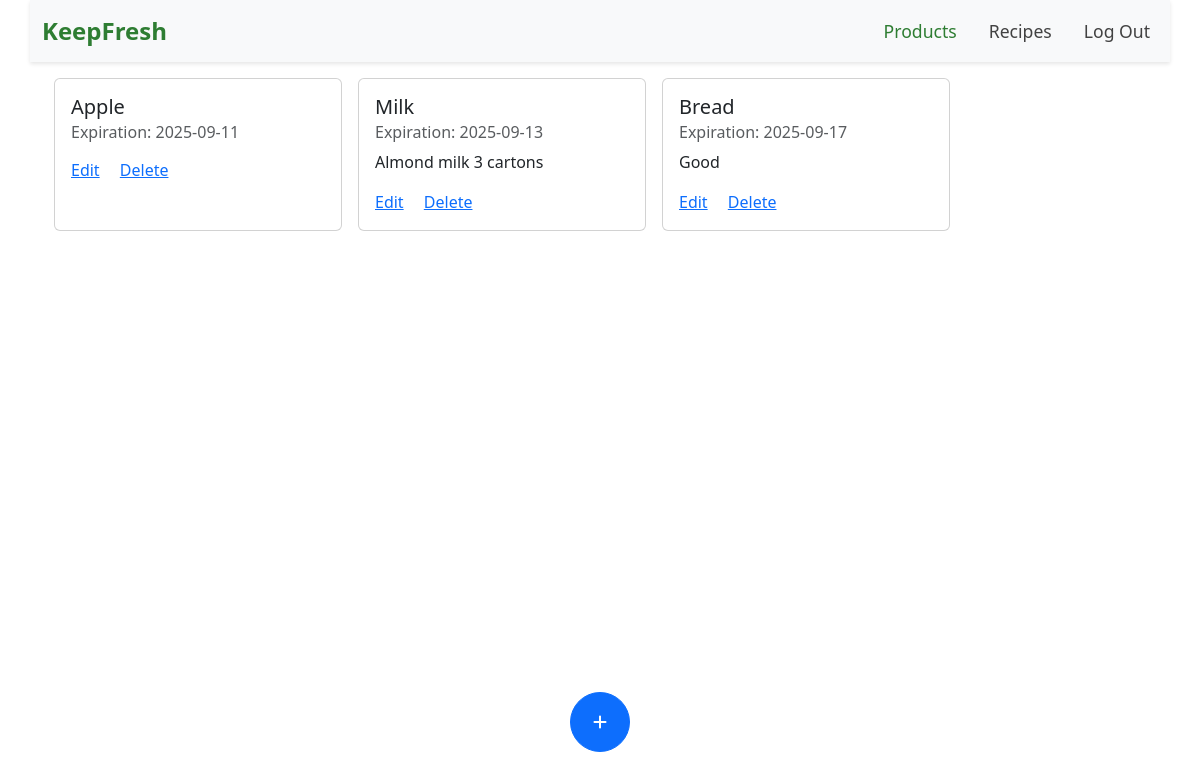
Before: / (signed in) with the older database file.
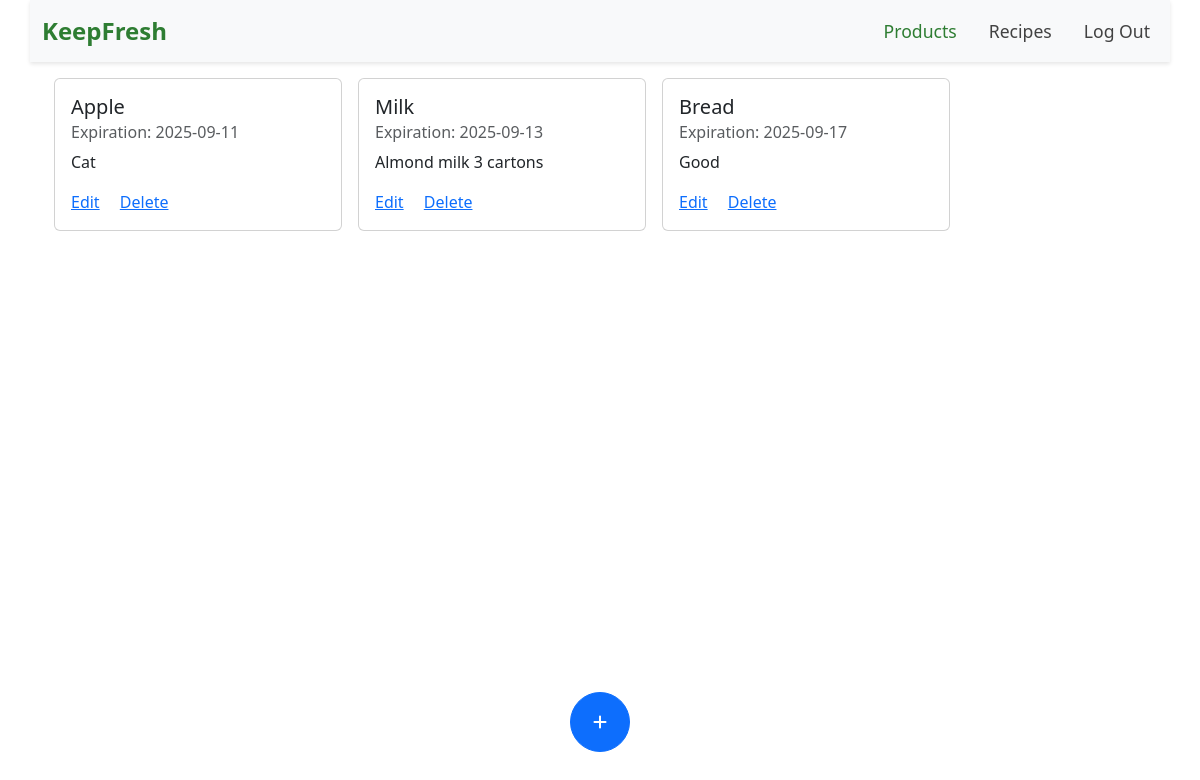
After: the same page with the newer database file.
### tables this page shows
CREATE TABLE items (
  id INTEGER PRIMARY KEY AUTOINCREMENT,
  name TEXT NOT NULL,
  expiration_date TEXT NOT NULL,
  user_id INTEGER NOT NULL, notes TEXT,
  FOREIGN KEY (user_id) REFERENCES users(id)
);

### app.py (the view)
@app.route('/', methods=['GET', 'POST'])
@login_required
def index():
    rows = query('SELECT id, name, expiration_date, notes FROM items WHERE user_id = ?', session['user_id'])
    return render_template("index.html", items=rows)

### helpers.py (called while the page is built)
def login_required(view):
    @functools.wraps(view)
    def wrapped_view(**kwargs):
        if session.get('user_id') is None:
            return redirect(url_for('login'))
        return view(**kwargs)
    return wrapped_view

def query(sql, *args):
    conn = sqlite3.connect('database.db')
    conn.row_factory = sqlite3.Row
    cur = conn.cursor()
    cur.execute(sql, args)
    rows = cur.fetchall()
    conn.close()
    return rows

### templates/index.html (shortened to what this page needs)
{% extends "layout.html" %}
{% block main %}
<section id="item-catalog" class="container d-flex flex-wrap gap-3 w-fit-content">
    {% for item in items %}
    <div class="card" style="width: 18rem;">
        <div class="card-body">
            <h5 class="card-title">{{ item.name }}</h5>
            <h6 class="card-subtitle mb-2 text-body-secondary">Expiration: {{ item.expiration_date }}</h6>
            <p class="card-text">{{ item.notes }}</p>
            <a href="#" class="card-link" data-bs-toggle="modal" data-bs-target="#editItemModal"
                data-item-id="{{ item.id }}" data-item-name="{{ item.name }}"
                data-item-date="{{ item.expiration_date }}" data-item-notes="{{ item.notes }}">Edit</a>
            <a href="{{ url_for('delete', item_id=item.id) }}" class="card-link">Delete</a>
        </div>
    </div>
    {% endfor %}
</section>
<section id="add-item">
    <button type="button"
        class="btn btn-primary position-fixed bottom-0 start-50 translate-middle-x mb-5 rounded-pill add-btn"
        data-bs-toggle="modal" data-bs-target="#addItemModal">
        <i class="fa-solid fa-plus"></i>
    </button>
</section>
{% endblock %}

### templates/layout.html (shortened to what this page needs)
<!DOCTYPE html>
<html lang="en">
<head>
    <link href="https://cdn.jsdelivr.net/npm/bootstrap@5.3.8/dist/css/bootstrap.min.css" rel="stylesheet"
>
    <link rel="stylesheet" href="/static/styles.css">
</head>
<body>
    <header>
        <nav class="container navbar navbar-expand-sm navbar-light bg-light mb-3">
            <div class="container-fluid">
                <a class="navbar-brand" href="/">KeepFresh</a>
                <div class="collapse navbar-collapse justify-content-end" id="navbarNav">
                    <ul class="navbar-nav">
                        {% if session['user_id'] %}
                        <li class="nav-item">
                            <a class="nav-link active" href="#">Products</a>
                        </li>
                        <li class="nav-item">
                            <a class="nav-link" href="#">Recipes</a>
                        </li>
                        <li class="nav-item">
                            <a class="nav-link" href="/logout">Log Out</a>
                        </li>
                        {% endif %}
                    </ul>
                </div>
            </div>
        </nav>
    </header>
    <main class="container">
        {% block main %}{% endblock %}
    </main>
</body>
</html>

### static/styles.css (style rules this page uses)
.navbar { background-color: #ffffff; box-shadow: 0 2px 4px rgba(0, 0, 0, 0.1); }
.navbar .navbar-brand { font-weight: 600; font-size: 1.5rem; color: #2e7d32; }
.navbar-nav .nav-link { font-size: 1.1rem; color: #424242; margin-left: 1rem; transition: color 0.2s ease; }
.navbar-nav .nav-link.active { color: #2e7d32; font-weight: 500; }
.add-btn { width: 60px; height: 60px; }

Changed rows visible on the page:
changed items "Apple": notes (not shown) → "Cat"
